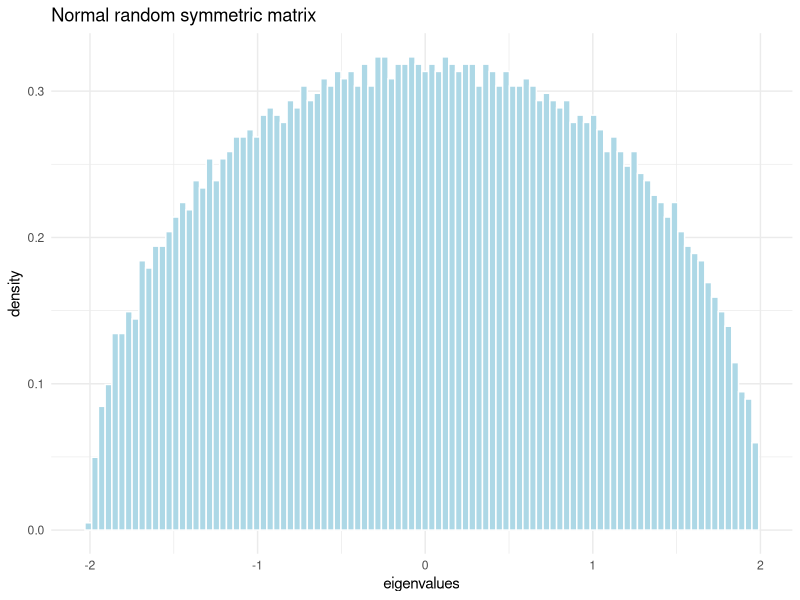
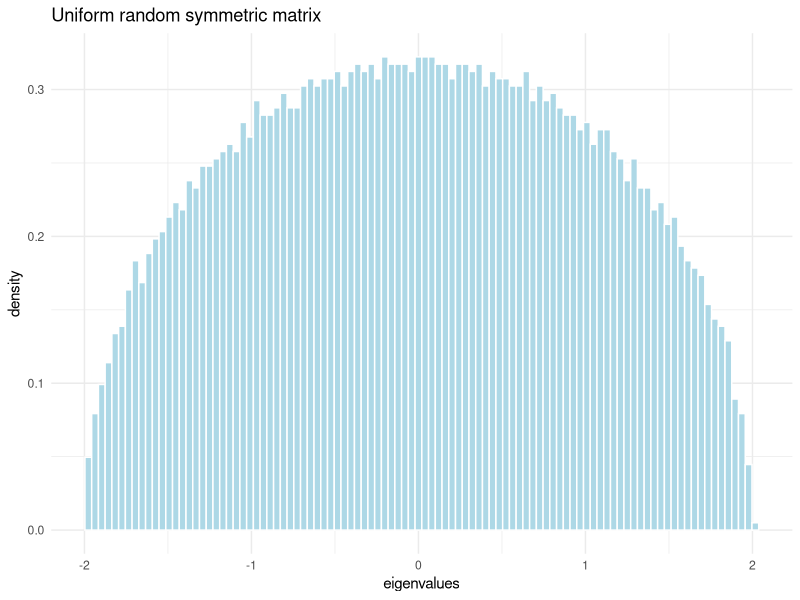
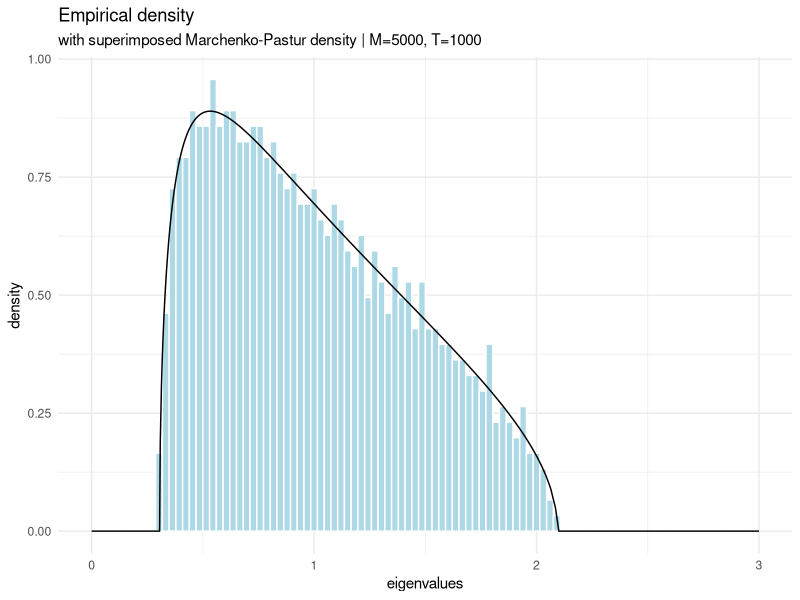
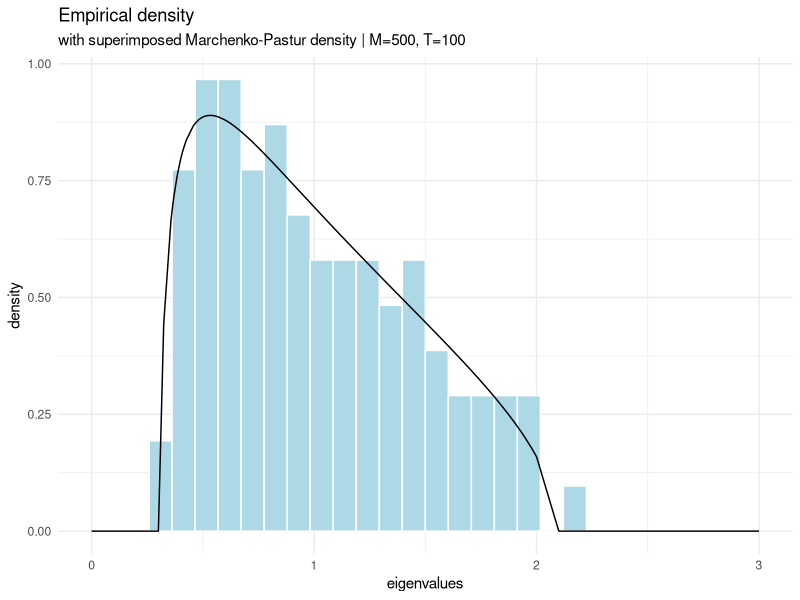
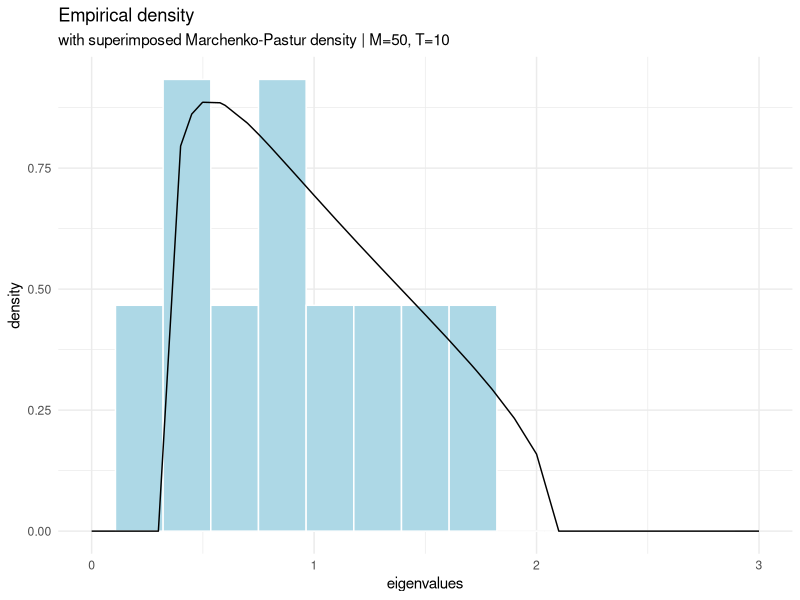

These charts were generated, in order, by the following R code:
## ---- chunk 1
#| label: random symmetric matrix, normal
#| echo: true
#| code-fold: true
#| code-summary: eigenvalues from random symmetric matrix (Normally distributed measurements)
#| fig-align: center
require(ggplot2, quietly=TRUE)

# 5000 rows and columns
n <- 5000
# generate n^2 samples from N(0,1)
m <- array( rnorm(n^2) ,c(n,n))
# make it symmetric
m2 <- (m + t(m))/sqrt(2*n) # t(m) %*% m
# compute eigenvalues and vectors
lambda <- eigen(m2, symmetric=T, only.values = T)

# plot the eignevalues
tibble::tibble(lambda = lambda$values) |> 
  ggplot(aes(x = lambda, y = after_stat(density))) + 
  geom_histogram(color = "white", fill="lightblue", bins=100) + 
  labs(x = 'eigenvalues', title = 'Normal random symmetric matrix') +
  theme_minimal()
## ---- chunk 2
#| label: random symmetric matrix, uniform
#| code-fold: true
#| code-summary: eigenvalues from random symmetric matrix (Uniformly distributed measurements)
#| fig-align: center
# 5000 rows and columns
n <- 5000
# generate n^2 samples from U(0,1)
m <- array( runif(n^2) ,c(n,n))
# make it symmetric
m2 <- sqrt(12)*(m + t(m) -1)/sqrt(2*n) # t(m) %*% m
# compute eigenvalues and vectors
lambda <- eigen(m2, symmetric=T, only.values = T)

# plot the eignevalues
tibble::tibble(lambda = lambda$values) |> 
  ggplot(aes(x = lambda, y = after_stat(density))) + 
  geom_histogram(color = "white", fill="lightblue", bins=100) + 
  labs(x = 'eigenvalues', title = 'Uniform random symmetric matrix') +
  theme_minimal()
## ---- chunk 3
#| label: Marchenko-Pastur distribution
#| code-fold: true
#| code-summary: code for Marchenko-Pastur distribution
mpd <- function(lambda,T,M,sigma=1){
  Q <- T/M
  lambda_plus  <- (1+sqrt(1/Q))^2 * sigma^2
  lambda_minus <- (1-sqrt(1/Q))^2 * sigma^2
  if(lambda < lambda_minus | lambda > lambda_plus){
    0
  }else{
    (Q/(2*pi*sigma^2)) * sqrt((lambda_plus-lambda)*(lambda-lambda_minus)) / lambda
  }
}
## ---- chunk 4
#| code-fold: true
#| warning: false
#| error: false
t <- 5000;
m <- 1000;
h = array(rnorm(m*t),c(m,t)); # Time series in rows
e = h %*% t(h)/t; # Form the correlation matrix
lambdae = eigen(e, symmetric=TRUE, only.values = TRUE);

# create the mp distribution
mpd_tbl <- tibble::tibble(lambda = c(lambdae$values, seq(0,3,0.1)) ) |> 
  dplyr::mutate(mp_dist = purrr::map_dbl(lambda, ~mpd(lambda = ., t,m)))

# plot the eigenvalues
tibble::tibble(lambda = lambdae$values) |> 
  dplyr::mutate(mp_dist = purrr::map_dbl(lambda, ~mpd(lambda = ., t,m))) |> 
  ggplot(aes(x = lambda, y = after_stat(density))) + 
  geom_histogram(color = "white", fill="lightblue", bins=100) + 
  geom_line(data = mpd_tbl, aes(y=mp_dist)) +
  labs(x = 'eigenvalues', title = 'Empirical density'
  , subtitle = 
    stringr::str_glue("with superimposed Marchenko-Pastur density | M={t}, T={m}")
  ) +
  xlim(0,3) +
  theme_minimal()
## ---- chunk 5
#| code-fold: true
#| warning: false
#| error: false
t <- 500;
m <- 100;
h = array(rnorm(m*t),c(m,t)); # Time series in rows
e = h %*% t(h)/t; # Form the correlation matrix
lambdae = eigen(e, symmetric=T, only.values = T);

# create the mp distribution
mpd_tbl <- tibble::tibble(lambda = c(lambdae$values, seq(0,3,0.1)) ) |> 
  dplyr::mutate(mp_dist = purrr::map_dbl(lambda, ~mpd(lambda = ., t,m)))

# plot the eigenvalues
tibble::tibble(lambda = lambdae$values) |> 
  dplyr::mutate(mp_dist = purrr::map_dbl(lambda, ~mpd(lambda = ., t,m))) |> 
  ggplot(aes(x = lambda, y = after_stat(density))) + 
  geom_histogram(color = "white", fill="lightblue", bins=30) + 
  geom_line(data = mpd_tbl, aes(y=mp_dist)) +
  labs(x = 'eigenvalues', title = 'Empirical density'
  , subtitle = 
    stringr::str_glue("with superimposed Marchenko-Pastur density | M={t}, T={m}")
  ) +
  xlim(0,3) +
  theme_minimal()
## ---- chunk 6
#| warning: false
#| error: false
#| code-fold: true
t <- 50;
m <- 10;
h = array(rnorm(m*t),c(m,t)); # Time series in rows
e = h %*% t(h)/t; # Form the correlation matrix
lambdae = eigen(e, symmetric=T, only.values = T);

# create the mp distribution
mpd_tbl <- tibble::tibble(lambda = c(lambdae$values, seq(0,3,0.1)) ) |> 
  dplyr::mutate(mp_dist = purrr::map_dbl(lambda, ~mpd(lambda = ., t,m)))

# plot the eigenvalues
tibble::tibble(lambda = lambdae$values) |> 
  dplyr::mutate(mp_dist = purrr::map_dbl(lambda, ~mpd(lambda = ., t,m))) |> 
  ggplot(aes(x = lambda, y = after_stat(density))) + 
  geom_histogram(color = "white", fill="lightblue", bins=15) + 
  geom_line(data = mpd_tbl, aes(y=mp_dist)) +
  labs(x = 'eigenvalues', title = 'Empirical density'
  , subtitle = 
    stringr::str_glue("with superimposed Marchenko-Pastur density | M={t}, T={m}")
  ) +
  xlim(0,3) +
  theme_minimal()
